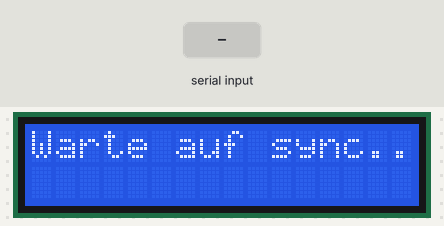
The sketch below on a simulated Arduino Uno, built with avr-gcc and run on an emulated ATmega328P. Parts: 16×2 character LCD. The inputs (shaded band) are chosen by the test bench. What the sketch prints to the serial monitor is not drawn.

Above: at 1.3 s.
1.4 s: "90,45\n" received over Serial
At 3.4 s:
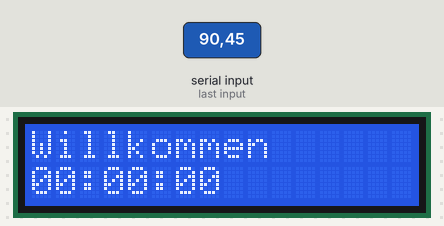
At 4.4 s:
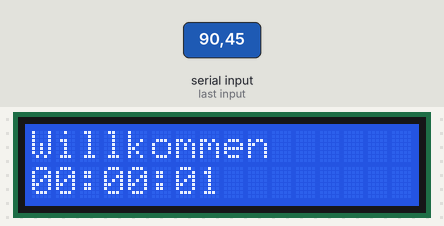
Timing chart, 0 to 5.9 s (numbered marks = the images above; inputs shaded):
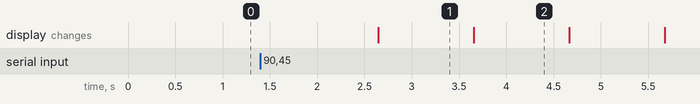

Measured:
- after the input at 1.4 s, the display: changes after 1.2 s (image 1)
- what the display in image 1 shows lasts 1.1 s, from 2.6 s to 3.7 s

The sketch:

LCD_Clock_Arduino.ino
```cpp
#include <LiquidCrystal.h>
#include <time.h>
#include <TimeLib.h>

int i = 0;
tmElements_t tm;
const char *monthName[12] = {
  "Jan", "Feb", "Mar", "Apr", "May", "Jun",
  "Jul", "Aug", "Sep", "Oct", "Nov", "Dec"
};

// init library
LiquidCrystal lcd(7, 8, 9, 10, 11, 12);
String topLineMessage = "Warte auf sync...";

// Serial Vars
String serialData;
bool serialAlive = false;
bool timeSync = false;

void setup()
{

  Serial.begin (9600);
  lcd.begin(16, 2);

  // Print die erste Line aufs LCD
  lcd.print(topLineMessage);

  // Warte bis die aktuelle Zeit über Serial geschrieben wird
  while(timeSync == false)
  {
    Serial.println("warte auf sync....");
    delay(250);

    if(Serial.available() > 0)
      {
        serialAlive = true;
        serialData = Serial.readString();
        Serial.println("DATA: "+ serialData);
        lcd.begin(16, 2);
        lcd.clear();

        // ToplineMessage anpassen, wenn Sync done
        topLineMessage = "Willkommen";
        lcd.print(topLineMessage);
        timeSync = true;
      }
  }

  Serial.println("SETUP START");
  Serial.println(__DATE__);
  Serial.println(__TIME__);
  if (getDate(__DATE__) && getSyncTime(serialData))
  {
    Serial.println("AVR Macro strings converted to tmElements.");
  }
  setTime(makeTime(tm)); //set Ardino system clock to compiled time
}

void loop()
{
  lcd.setCursor(0, 1);

  // Stunde
  if (hour() < 10)
  {
    lcd.print('0');
  }
  lcd.print(hour());
  lcd.print(':');

  // Minute
  if (minute() < 10)
  {
    lcd.print('0');
  }
  lcd.print(minute());
  lcd.print(':');

  // Sekunde
  if (second() < 10)
  {
    lcd.print('0');
  }
  lcd.print(second());
  digitalClockDisplay();
  delay(1000);
}

// Sync die Zeit via Serial vom Hostrechner.
bool getSyncTime(String timeFromSerial)
{
  int std, min, sec;

  if (sscanf(timeFromSerial.c_str(), "%d:%d:%d", &std, &min, &sec) != 3)
  {
    return false;
  }
  tm.Hour = std;
  tm.Minute = min;
  tm.Second = sec;
  return true;
}

// Wandelt ein Datum im Textformat in ein strukturiertes Zeit-Format.
bool getDate(const char *str)
{
  char Month[12];
  int Day, Year;
  uint8_t monthIndex;

  if (sscanf(str, "%s %d %d", Month, &Day, &Year) != 3)
  {
    return false;
  }

  for (monthIndex = 0; monthIndex < 12; monthIndex++)
  {
    if (strcmp(Month, monthName[monthIndex]) == 0)
    {
      break;
    }
  }
  if (monthIndex >= 12)
  {
    return false;
  }

  tm.Day = Day;
  tm.Month = monthIndex + 1;
  tm.Year = CalendarYrToTm(Year);
  return true;
}

void digitalClockDisplay()
{
  Serial.print(hour());
  printDigits(minute());
  printDigits(second());
  Serial.print(" ");
  Serial.print(month());
  Serial.print('/');
  Serial.print(day());
  Serial.print('/');
  Serial.print(year());
  Serial.println();
}

void printDigits(int digits)
{
  Serial.print(":");
  if(digits < 10)
  {
    Serial.print('0');
  }
  Serial.print(digits);
}
```
